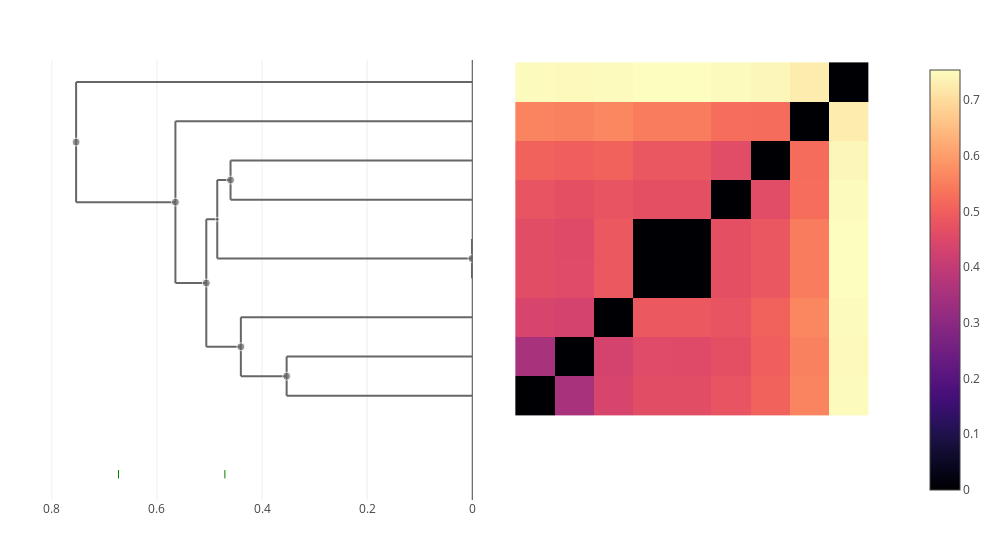

This figure's notebook cell:
### Markdown cell above
### carotovorum

### Code cell
let taxon = "carotovorum"
    trees[taxon] = cluster_annotate(cdata, taxon)
    plot(clustermap(cdata, trees[taxon]))
end

### Figure 1 — Plotly figure (JSON) as saved in the notebook; plotly's stock layout.template omitted (floating-point values rounded to 4 significant figures; data arrays with more than 128 entries replaced by an {"elided": "..."} marker saying what was removed)
{"data": [{"colorscale": {"elided": "256x2 mixed values"}, "type": "heatmap", "x": [0.5, 1.5, 2.5, 3.5, 4.5, 5.5, 6.5, 7.5, 8.5, 9.5], "y": [0.5, 1.5, 2.5, 3.5, 4.5, 5.5, 6.5, 7.5, 8.5, 9.5], "z": [[0, 0.3532, 0.4403, 0.4611, 0.4611, 0.478, 0.5061, 0.5607, 0.7489], [0.3532, 0, 0.4318, 0.456, 0.4559, 0.4679, 0.4994, 0.5556, 0.7473], [0.4403, 0.4318, 0, 0.4871, 0.487, 0.4778, 0.5055, 0.5649, 0.7491], [0.4611, 0.456, 0.4871, 0, 0.0005716, 0.4667, 0.4852, 0.5485, 0.7538], [0.4611, 0.4559, 0.487, 0.0005716, 0, 0.4668, 0.4853, 0.5486, 0.7538], [0.478, 0.4679, 0.4778, 0.4667, 0.4668, 0, 0.46, 0.5246, 0.7516], [0.5061, 0.4994, 0.5055, 0.4852, 0.4853, 0.46, 0, 0.5239, 0.7453], [0.5607, 0.5556, 0.5649, 0.5485, 0.5486, 0.5246, 0.5239, 0, 0.7292], [0.7489, 0.7473, 0.7491, 0.7538, 0.7538, 0.7516, 0.7453, 0.7292, 0]]}, {"hoverinfo": "skip", "line": {"color": "#666666"}, "mode": "lines", "showlegend": false, "type": "scatter", "x": [0.4853, 0.4853, null, 0.4853, 0.0005716, null, 0.4853, 0.46, null], "xaxis": "x2", "y": [4.5, 6.5, null, 4.5, 4.5, null, 6.5, 6.5, null], "yaxis": "y"}, {"hoverinfo": "skip", "line": {"color": "#666666"}, "mode": "lines", "showlegend": false, "type": "scatter", "x": [0.0005716, 0.0005716, null, 0.0005716, 0, null, 0.0005716, 0, null], "xaxis": "x2", "y": [4, 5, null, 4, 4, null, 5, 5, null], "yaxis": "y"}, {"hoverinfo": "skip", "line": {"color": "#666666"}, "mode": "lines", "showlegend": false, "type": "scatter", "x": [0.46, 0.46, null, 0.46, 0, null, 0.46, 0, null], "xaxis": "x2", "y": [6, 7, null, 6, 6, null, 7, 7, null], "yaxis": "y"}, {"hoverinfo": "skip", "line": {"color": "#666666"}, "mode": "lines", "showlegend": false, "type": "scatter", "x": [0.5649, 0.5649, null, 0.5649, 0.5061, null, 0.5649, 0, null], "xaxis": "x2", "y": [3.875, 8, null, 3.875, 3.875, null, 8, 8, null], "yaxis": "y"}, {"hoverinfo": "skip", "line": {"color": "#666666"}, "mode": "lines", "showlegend": false, "type": "scatter", "x": [0.7538, 0.7538, null, 0.7538, 0.5649, null, 0.7538, 0, null], "xaxis": "x2", "y": [5.938, 9, null, 5.938, 5.938, null, 9, 9, null], "yaxis": "y"}, {"hoverinfo": "skip", "line": {"color": "#666666"}, "mode": "lines", "showlegend": false, "type": "scatter", "x": [0.3532, 0.3532, null, 0.3532, 0, null, 0.3532, 0, null], "xaxis": "x2", "y": [1, 2, null, 1, 1, null, 2, 2, null], "yaxis": "y"}, {"hoverinfo": "skip", "line": {"color": "#666666"}, "mode": "lines", "showlegend": false, "type": "scatter", "x": [0.5061, 0.5061, null, 0.5061, 0.4403, null, 0.5061, 0.4853, null], "xaxis": "x2", "y": [2.25, 5.5, null, 2.25, 2.25, null, 5.5, 5.5, null], "yaxis": "y"}, {"hoverinfo": "skip", "line": {"color": "#666666"}, "mode": "lines", "showlegend": false, "type": "scatter", "x": [0.4403, 0.4403, null, 0.4403, 0.3532, null, 0.4403, 0, null], "xaxis": "x2", "y": [1.5, 3, null, 1.5, 1.5, null, 3, 3, null], "yaxis": "y"}, {"customdata": [[16, 8], [11, 2], [10, 2], [17, 9], [14, 4], [13, 2], [15, 7], [12, 3]], "hovertemplate": "ID: %{customdata[0]}<br>\nHeight: %{x:.3f}<br>\nGenome count: %{customdata[1]}\n\n<extra></extra>", "marker": {"color": "#666666", "size": [8, 8, 8, 8, 4, 8, 8, 8]}, "mode": "markers", "showlegend": false, "type": "scatter", "x": [0.5649, 0.3532, 0.0005716, 0.7538, 0.4853, 0.46, 0.5061, 0.4403], "xaxis": "x2", "y": [5.938, 1.5, 4.5, 7.469, 5.5, 6.5, 3.875, 2.25], "yaxis": "y"}, {"hovertemplate": "%{text} <br>\n%{x}\n<extra></extra>\n", "marker": {"color": "green", "line": {"color": "green", "width": 1}, "symbol": "line-ns"}, "mode": "markers", "text": ["brasiliense", "odoriferum"], "type": "scatter", "x": [0.4707, 0.6731], "xaxis": "x2", "y": [-1, -1, -1]}], "layout": {"height": 550, "hovermode": "closest", "margin": {"b": 50, "l": 50, "r": 50, "t": 60}, "showlegend": false, "width": 1000, "xaxis": {"autorange": true, "domain": [0.505, 1], "range": [-0.3828, 10.38], "scaleanchor": "y", "type": "linear", "visible": false}, "xaxis2": {"autorange": true, "domain": [0, 0.495], "range": [0.8035, 0], "rangemode": "nonnegative", "showspikes": true, "spikedash": "solid", "spikemode": "across", "spikethickness": 1, "type": "linear"}, "yaxis": {"autorange": true, "domain": [0, 1], "range": [-1.656, 9.561], "scaleanchor": "x", "type": "linear", "visible": false}}}
